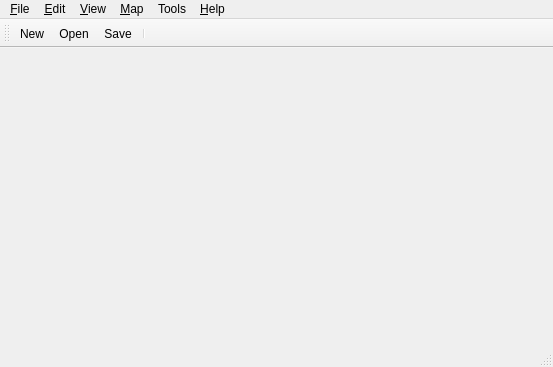
<?xml version="1.0" encoding="UTF-8"?>
<ui version="4.0">
 <class>MainWindow</class>
 <widget class="QMainWindow" name="MainWindow">
  <property name="geometry">
   <rect>
    <x>0</x>
    <y>0</y>
    <width>553</width>
    <height>367</height>
   </rect>
  </property>
  <property name="acceptDrops">
   <bool>true</bool>
  </property>
  <property name="windowTitle">
   <string>TileZed (Unofficial fork by Alree)</string>
  </property>
  <property name="unifiedTitleAndToolBarOnMac">
   <bool>true</bool>
  </property>
  <widget class="QWidget" name="centralWidget">
   <layout class="QVBoxLayout" name="verticalLayout">
    <property name="spacing">
     <number>0</number>
    </property>
    <property name="leftMargin">
     <number>0</number>
    </property>
    <property name="topMargin">
     <number>0</number>
    </property>
    <property name="rightMargin">
     <number>0</number>
    </property>
    <property name="bottomMargin">
     <number>0</number>
    </property>
    <item>
     <widget class="QFrame" name="statusBarFrame">
      <property name="frameShape">
       <enum>QFrame::NoFrame</enum>
      </property>
      <property name="frameShadow">
       <enum>QFrame::Raised</enum>
      </property>
     </widget>
    </item>
   </layout>
  </widget>
  <widget class="QMenuBar" name="menuBar">
   <property name="geometry">
    <rect>
     <x>0</x>
     <y>0</y>
     <width>553</width>
     <height>21</height>
    </rect>
   </property>
   <widget class="QMenu" name="menuFile">
    <property name="title">
     <string>&amp;File</string>
    </property>
    <widget class="QMenu" name="menuRecentFiles">
     <property name="title">
      <string>&amp;Recent Files</string>
     </property>
     <property name="icon">
      <iconset resource="tiled.qrc">
       <normaloff>:/images/16x16/document-open-recent.png</normaloff>:/images/16x16/document-open-recent.png</iconset>
     </property>
     <addaction name="actionClearRecentFiles"/>
    </widget>
    <addaction name="actionNew"/>
    <addaction name="actionOpen"/>
    <addaction name="menuRecentFiles"/>
    <addaction name="separator"/>
    <addaction name="actionSave"/>
    <addaction name="actionSaveAs"/>
    <addaction name="actionSaveAsImage"/>
    <addaction name="actionExport"/>
    <addaction name="actionExportNewBinary"/>
    <addaction name="separator"/>
    <addaction name="actionClose"/>
    <addaction name="actionCloseAll"/>
    <addaction name="actionQuit"/>
   </widget>
   <widget class="QMenu" name="menuEdit">
    <property name="title">
     <string>&amp;Edit</string>
    </property>
    <addaction name="actionCut"/>
    <addaction name="actionCopy"/>
    <addaction name="actionPaste"/>
    <addaction name="actionDelete"/>
    <addaction name="separator"/>
    <addaction name="actionPreferences"/>
   </widget>
   <widget class="QMenu" name="menuHelp">
    <property name="title">
     <string>&amp;Help</string>
    </property>
    <addaction name="actionHelpContents"/>
    <addaction name="separator"/>
    <addaction name="actionAbout"/>
    <addaction name="actionAboutQt"/>
   </widget>
   <widget class="QMenu" name="menuMap">
    <property name="title">
     <string>&amp;Map</string>
    </property>
    <addaction name="actionNewTileset"/>
    <addaction name="actionAddExternalTileset"/>
    <addaction name="separator"/>
    <addaction name="actionResizeMap"/>
    <addaction name="actionOffsetMap"/>
    <addaction name="separator"/>
    <addaction name="actionMapProperties"/>
    <addaction name="actionAutoMap"/>
    <addaction name="separator"/>
   </widget>
   <widget class="QMenu" name="menuView">
    <property name="title">
     <string>&amp;View</string>
    </property>
    <addaction name="actionShowGrid"/>
    <addaction name="actionSnapToGrid"/>
    <addaction name="actionHighlightCurrentLayer"/>
    <addaction name="actionHighlightRoomUnderPointer"/>
    <addaction name="actionShowLotFloorsOnly"/>
    <addaction name="actionShowMiniMap"/>
    <addaction name="actionShowTileLayersPanel"/>
    <addaction name="separator"/>
    <addaction name="actionZoomIn"/>
    <addaction name="actionZoomOut"/>
    <addaction name="actionZoomNormal"/>
   </widget>
   <widget class="QMenu" name="menuTools">
    <property name="title">
     <string>Tools</string>
    </property>
    <widget class="QMenu" name="menuRoomDefecator">
     <property name="title">
      <string>RoomDefecator</string>
     </property>
     <addaction name="actionRoomDefGo"/>
     <addaction name="actionRoomDefMerge"/>
     <addaction name="actionRoomDefRemove"/>
     <addaction name="actionRoomDefUnknownWalls"/>
    </widget>
    <widget class="QMenu" name="menu_pack_files">
     <property name="title">
      <string>.pack files</string>
     </property>
     <addaction name="actionCreatePack"/>
     <addaction name="actionPackViewer"/>
     <addaction name="actionComparePack"/>
    </widget>
    <widget class="QMenu" name="menuOverlays">
     <property name="title">
      <string>Overlays</string>
     </property>
     <addaction name="actionContainerOverlays"/>
     <addaction name="actionTileOverlays"/>
    </widget>
    <addaction name="actionBuildingEditor"/>
    <addaction name="actionCheckBuildings"/>
    <addaction name="actionCheckMaps"/>
    <addaction name="actionTilesetMetaInfo"/>
    <addaction name="actionTileProperties"/>
    <addaction name="actionCompareTileDef"/>
    <addaction name="menu_pack_files"/>
    <addaction name="menuOverlays"/>
    <addaction name="actionRearrangeTiles"/>
    <addaction name="actionEnflatulator"/>
    <addaction name="actionWorldEd"/>
    <addaction name="separator"/>
    <addaction name="actionConvertOrientation"/>
    <addaction name="actionConvertToLot"/>
    <addaction name="menuRoomDefecator"/>
    <addaction name="actionLuaScript"/>
   </widget>
   <addaction name="menuFile"/>
   <addaction name="menuEdit"/>
   <addaction name="menuView"/>
   <addaction name="menuMap"/>
   <addaction name="menuTools"/>
   <addaction name="menuHelp"/>
  </widget>
  <widget class="QToolBar" name="mainToolBar">
   <property name="windowTitle">
    <string>Main Toolbar</string>
   </property>
   <attribute name="toolBarArea">
    <enum>TopToolBarArea</enum>
   </attribute>
   <attribute name="toolBarBreak">
    <bool>false</bool>
   </attribute>
   <addaction name="actionNew"/>
   <addaction name="actionOpen"/>
   <addaction name="actionSave"/>
   <addaction name="separator"/>
  </widget>
  <widget class="QStatusBar" name="statusBar"/>
  <action name="actionOpen">
   <property name="icon">
    <iconset resource="tiled.qrc">
     <normaloff>:/images/16x16/document-open.png</normaloff>:/images/16x16/document-open.png</iconset>
   </property>
   <property name="text">
    <string>&amp;Open...</string>
   </property>
  </action>
  <action name="actionSave">
   <property name="icon">
    <iconset resource="tiled.qrc">
     <normaloff>:/images/16x16/document-save.png</normaloff>:/images/16x16/document-save.png</iconset>
   </property>
   <property name="text">
    <string>&amp;Save</string>
   </property>
  </action>
  <action name="actionQuit">
   <property name="icon">
    <iconset resource="tiled.qrc">
     <normaloff>:/images/16x16/application-exit.png</normaloff>:/images/16x16/application-exit.png</iconset>
   </property>
   <property name="text">
    <string>&amp;Quit</string>
   </property>
   <property name="menuRole">
    <enum>QAction::QuitRole</enum>
   </property>
  </action>
  <action name="actionCopy">
   <property name="enabled">
    <bool>false</bool>
   </property>
   <property name="icon">
    <iconset resource="tiled.qrc">
     <normaloff>:/images/16x16/edit-copy.png</normaloff>:/images/16x16/edit-copy.png</iconset>
   </property>
   <property name="text">
    <string>&amp;Copy</string>
   </property>
  </action>
  <action name="actionPaste">
   <property name="enabled">
    <bool>false</bool>
   </property>
   <property name="icon">
    <iconset resource="tiled.qrc">
     <normaloff>:/images/16x16/edit-paste.png</normaloff>:/images/16x16/edit-paste.png</iconset>
   </property>
   <property name="text">
    <string>&amp;Paste</string>
   </property>
  </action>
  <action name="actionAbout">
   <property name="icon">
    <iconset resource="tiled.qrc">
     <normaloff>:/images/16x16/help-about.png</normaloff>:/images/16x16/help-about.png</iconset>
   </property>
   <property name="text">
    <string>&amp;About Tiled</string>
   </property>
   <property name="menuRole">
    <enum>QAction::AboutRole</enum>
   </property>
  </action>
  <action name="actionAboutQt">
   <property name="text">
    <string>About Qt</string>
   </property>
   <property name="menuRole">
    <enum>QAction::AboutQtRole</enum>
   </property>
  </action>
  <action name="actionResizeMap">
   <property name="icon">
    <iconset resource="tiled.qrc">
     <normaloff>:/images/16x16/document-page-setup.png</normaloff>:/images/16x16/document-page-setup.png</iconset>
   </property>
   <property name="text">
    <string>&amp;Resize Map...</string>
   </property>
  </action>
  <action name="actionMapProperties">
   <property name="icon">
    <iconset resource="tiled.qrc">
     <normaloff>:/images/16x16/document-properties.png</normaloff>:/images/16x16/document-properties.png</iconset>
   </property>
   <property name="text">
    <string>Map &amp;Properties...</string>
   </property>
  </action>
  <action name="actionAutoMap">
   <property name="text">
    <string>AutoMap</string>
   </property>
   <property name="shortcut">
    <string>A</string>
   </property>
  </action>
  <action name="actionShowGrid">
   <property name="checkable">
    <bool>true</bool>
   </property>
   <property name="text">
    <string>Show &amp;Grid</string>
   </property>
   <property name="shortcut">
    <string>Ctrl+G</string>
   </property>
  </action>
  <action name="actionSaveAs">
   <property name="icon">
    <iconset resource="tiled.qrc">
     <normaloff>:/images/16x16/document-save-as.png</normaloff>:/images/16x16/document-save-as.png</iconset>
   </property>
   <property name="text">
    <string>Save &amp;As...</string>
   </property>
  </action>
  <action name="actionNew">
   <property name="icon">
    <iconset resource="tiled.qrc">
     <normaloff>:/images/16x16/document-new.png</normaloff>:/images/16x16/document-new.png</iconset>
   </property>
   <property name="text">
    <string>&amp;New...</string>
   </property>
  </action>
  <action name="actionNewTileset">
   <property name="icon">
    <iconset resource="tiled.qrc">
     <normaloff>:/images/16x16/document-new.png</normaloff>:/images/16x16/document-new.png</iconset>
   </property>
   <property name="text">
    <string>New &amp;Tileset...</string>
   </property>
  </action>
  <action name="actionClose">
   <property name="icon">
    <iconset resource="tiled.qrc">
     <normaloff>:/images/16x16/window-close.png</normaloff>:/images/16x16/window-close.png</iconset>
   </property>
   <property name="text">
    <string>&amp;Close</string>
   </property>
  </action>
  <action name="actionZoomIn">
   <property name="icon">
    <iconset resource="tiled.qrc">
     <normaloff>:/images/16x16/zoom-in.png</normaloff>:/images/16x16/zoom-in.png</iconset>
   </property>
   <property name="text">
    <string>Zoom In</string>
   </property>
  </action>
  <action name="actionZoomOut">
   <property name="icon">
    <iconset resource="tiled.qrc">
     <normaloff>:/images/16x16/zoom-out.png</normaloff>:/images/16x16/zoom-out.png</iconset>
   </property>
   <property name="text">
    <string>Zoom Out</string>
   </property>
  </action>
  <action name="actionZoomNormal">
   <property name="enabled">
    <bool>false</bool>
   </property>
   <property name="icon">
    <iconset resource="tiled.qrc">
     <normaloff>:/images/16x16/zoom-original.png</normaloff>:/images/16x16/zoom-original.png</iconset>
   </property>
   <property name="text">
    <string>Normal Size</string>
   </property>
   <property name="shortcut">
    <string>Ctrl+0</string>
   </property>
  </action>
  <action name="actionSaveAsImage">
   <property name="text">
    <string>Save As &amp;Image...</string>
   </property>
  </action>
  <action name="actionCut">
   <property name="enabled">
    <bool>false</bool>
   </property>
   <property name="icon">
    <iconset resource="tiled.qrc">
     <normaloff>:/images/16x16/edit-cut.png</normaloff>:/images/16x16/edit-cut.png</iconset>
   </property>
   <property name="text">
    <string>Cu&amp;t</string>
   </property>
  </action>
  <action name="actionOffsetMap">
   <property name="text">
    <string>&amp;Offset Map...</string>
   </property>
   <property name="toolTip">
    <string>Offsets everything in a layer</string>
   </property>
  </action>
  <action name="actionPreferences">
   <property name="text">
    <string>Pre&amp;ferences...</string>
   </property>
   <property name="menuRole">
    <enum>QAction::PreferencesRole</enum>
   </property>
  </action>
  <action name="actionClearRecentFiles">
   <property name="icon">
    <iconset resource="tiled.qrc">
     <normaloff>:/images/16x16/edit-clear.png</normaloff>:/images/16x16/edit-clear.png</iconset>
   </property>
   <property name="text">
    <string>Clear Recent Files</string>
   </property>
  </action>
  <action name="actionExport">
   <property name="text">
    <string>&amp;Export As...</string>
   </property>
   <property name="shortcut">
    <string>Ctrl+E</string>
   </property>
  </action>
  <action name="actionAddExternalTileset">
   <property name="text">
    <string>&amp;Add External Tileset...</string>
   </property>
  </action>
  <action name="actionSnapToGrid">
   <property name="checkable">
    <bool>true</bool>
   </property>
   <property name="text">
    <string>&amp;Snap to Grid</string>
   </property>
  </action>
  <action name="actionCloseAll">
   <property name="text">
    <string>C&amp;lose All</string>
   </property>
   <property name="shortcut">
    <string>Ctrl+Shift+W</string>
   </property>
  </action>
  <action name="actionDelete">
   <property name="enabled">
    <bool>false</bool>
   </property>
   <property name="icon">
    <iconset resource="tiled.qrc">
     <normaloff>:/images/16x16/edit-delete.png</normaloff>:/images/16x16/edit-delete.png</iconset>
   </property>
   <property name="text">
    <string>&amp;Delete</string>
   </property>
   <property name="iconText">
    <string>Delete</string>
   </property>
  </action>
  <action name="actionHighlightCurrentLayer">
   <property name="checkable">
    <bool>true</bool>
   </property>
   <property name="text">
    <string>&amp;Highlight Current Level</string>
   </property>
   <property name="shortcut">
    <string>H</string>
   </property>
  </action>
  <action name="actionShowMiniMap">
   <property name="checkable">
    <bool>true</bool>
   </property>
   <property name="text">
    <string>Show MiniMap</string>
   </property>
   <property name="shortcut">
    <string>M</string>
   </property>
  </action>
  <action name="actionConvertOrientation">
   <property name="text">
    <string>Convert Orientation...</string>
   </property>
  </action>
  <action name="actionConvertToLot">
   <property name="text">
    <string>Convert Selection To Lot...</string>
   </property>
  </action>
  <action name="actionBuildingEditor">
   <property name="icon">
    <iconset resource="BuildingEditor/buildingeditor.qrc">
     <normaloff>:/BuildingEditor/icons/icon_pencil.png</normaloff>:/BuildingEditor/icons/icon_pencil.png</iconset>
   </property>
   <property name="text">
    <string>Building Editor</string>
   </property>
  </action>
  <action name="actionTilesetMetaInfo">
   <property name="text">
    <string>Tilesets...</string>
   </property>
   <property name="toolTip">
    <string>Tilesets</string>
   </property>
  </action>
  <action name="actionTileProperties">
   <property name="text">
    <string>Tile Properties (.tiles)</string>
   </property>
  </action>
  <action name="actionWorldEd">
   <property name="icon">
    <iconset resource="tiled.qrc">
     <normaloff>:/images/worlded-icon-16.png</normaloff>:/images/worlded-icon-16.png</iconset>
   </property>
   <property name="text">
    <string>WorldEd</string>
   </property>
  </action>
  <action name="actionHelpContents">
   <property name="text">
    <string>Contents</string>
   </property>
  </action>
  <action name="actionRoomDefGo">
   <property name="icon">
    <iconset resource="tiled.qrc">
     <normaloff>:/images/22x22/add.png</normaloff>:/images/22x22/add.png</iconset>
   </property>
   <property name="text">
    <string>Go!</string>
   </property>
  </action>
  <action name="actionRoomDefRemove">
   <property name="icon">
    <iconset resource="tiled.qrc">
     <normaloff>:/images/16x16/edit-delete.png</normaloff>:/images/16x16/edit-delete.png</iconset>
   </property>
   <property name="text">
    <string>Remove RoomDefs</string>
   </property>
  </action>
  <action name="actionRoomDefMerge">
   <property name="text">
    <string>Merge Selected RoomDefs</string>
   </property>
  </action>
  <action name="actionShowTileLayersPanel">
   <property name="checkable">
    <bool>true</bool>
   </property>
   <property name="text">
    <string>Show Tile Layers Panel</string>
   </property>
  </action>
  <action name="actionRoomDefUnknownWalls">
   <property name="icon">
    <iconset resource="tiled.qrc">
     <normaloff>:/images/22x22/stock-tool-rect-select.png</normaloff>:/images/22x22/stock-tool-rect-select.png</iconset>
   </property>
   <property name="text">
    <string>Select Unknown Walls</string>
   </property>
  </action>
  <action name="actionLuaScript">
   <property name="text">
    <string>Lua Console</string>
   </property>
   <property name="shortcut">
    <string>L</string>
   </property>
  </action>
  <action name="actionHighlightRoomUnderPointer">
   <property name="checkable">
    <bool>true</bool>
   </property>
   <property name="text">
    <string>Highlight Room Under Pointer</string>
   </property>
   <property name="shortcut">
    <string>Ctrl+R</string>
   </property>
  </action>
  <action name="actionVirtualTilesetDialog">
   <property name="text">
    <string>Virtual Tilesets...</string>
   </property>
  </action>
  <action name="actionEnflatulator">
   <property name="text">
    <string>Enflatulator</string>
   </property>
  </action>
  <action name="actionPackViewer">
   <property name="text">
    <string>Pack Viewer</string>
   </property>
  </action>
  <action name="actionCreatePack">
   <property name="text">
    <string>Create .pack file...</string>
   </property>
  </action>
  <action name="actionComparePack">
   <property name="text">
    <string>Compare .pack files...</string>
   </property>
  </action>
  <action name="actionContainerOverlays">
   <property name="text">
    <string>Container Overlays...</string>
   </property>
  </action>
  <action name="actionCompareTileDef">
   <property name="text">
    <string>Compare .tiles files...</string>
   </property>
  </action>
  <action name="actionCheckBuildings">
   <property name="text">
    <string>Check Buildings...</string>
   </property>
  </action>
  <action name="actionCheckMaps">
   <property name="text">
    <string>Check Maps...</string>
   </property>
  </action>
  <action name="actionRearrangeTiles">
   <property name="text">
    <string>Rearrange Tiles...</string>
   </property>
  </action>
  <action name="actionTileOverlays">
   <property name="text">
    <string>Other Overlays...</string>
   </property>
   <property name="toolTip">
    <string>Non-container overlays</string>
   </property>
  </action>
  <action name="actionShowLotFloorsOnly">
   <property name="checkable">
    <bool>true</bool>
   </property>
   <property name="text">
    <string>Show Lot Floors Only</string>
   </property>
   <property name="shortcut">
    <string>Ctrl+L</string>
   </property>
  </action>
  <action name="actionExportNewBinary">
   <property name="text">
    <string>Export New Binary...</string>
   </property>
   <property name="toolTip">
    <string>Export New Binary</string>
   </property>
  </action>
 </widget>
 <layoutdefault spacing="6" margin="11"/>
 <resources>
  <include location="BuildingEditor/buildingeditor.qrc"/>
  <include location="tiled.qrc"/>
 </resources>
 <connections/>
</ui>
